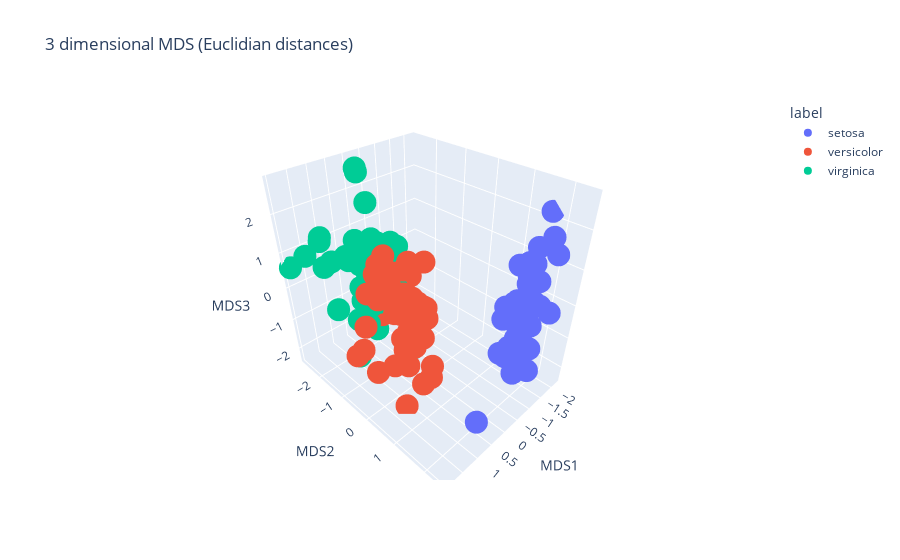

Notebook code cell kept with this figure:
### Code cell
# vizualizacija sumazinus dimensija iki 3
df , _ = do_mds(iris_data,iris_labels,n_components=3)

plot_mds3d(df)
